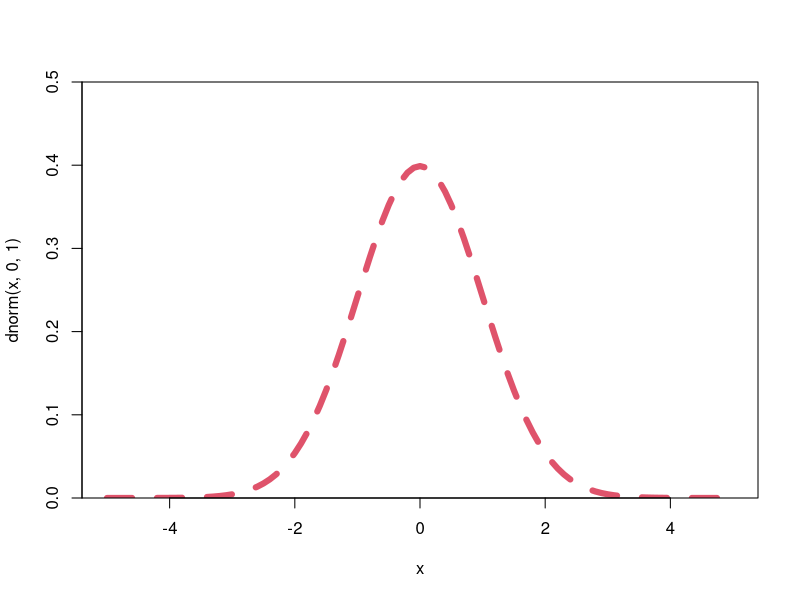
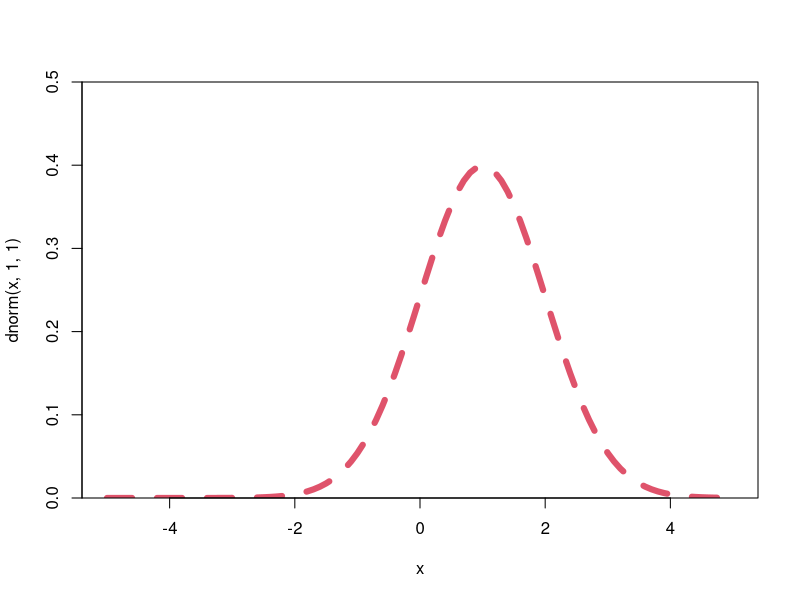
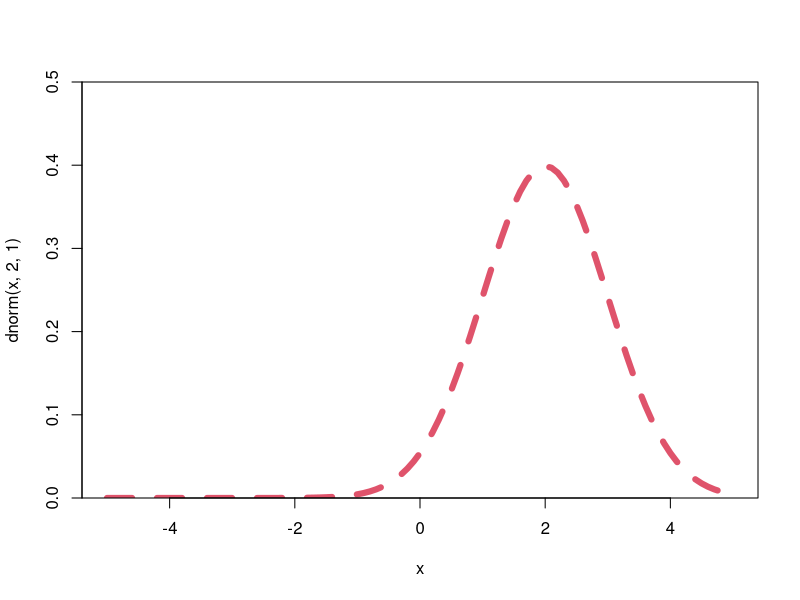
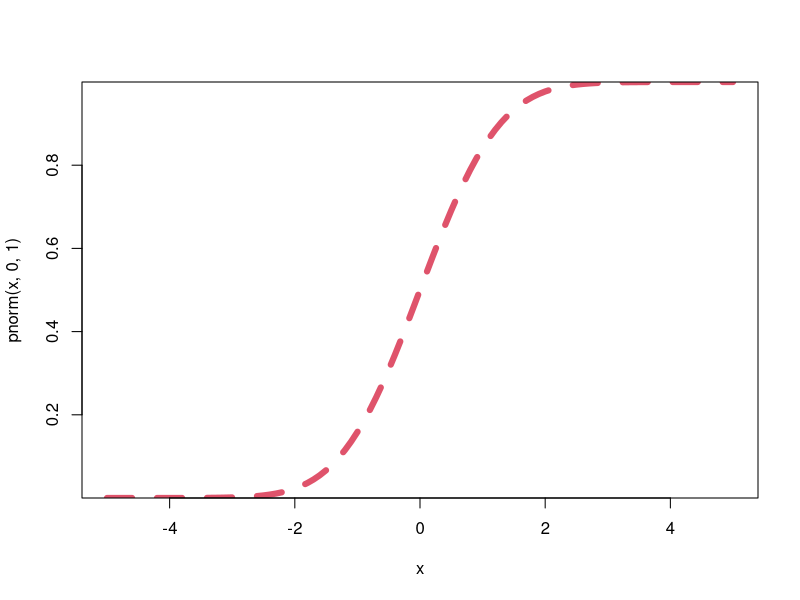
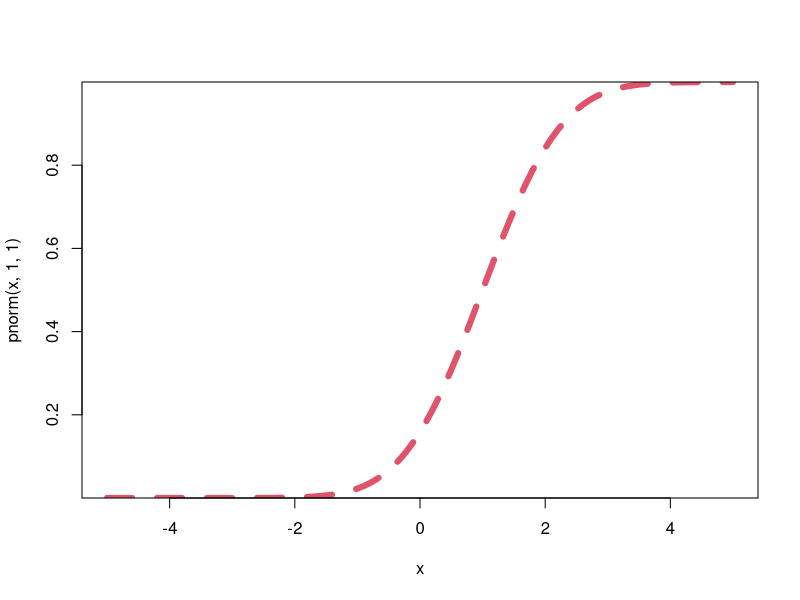
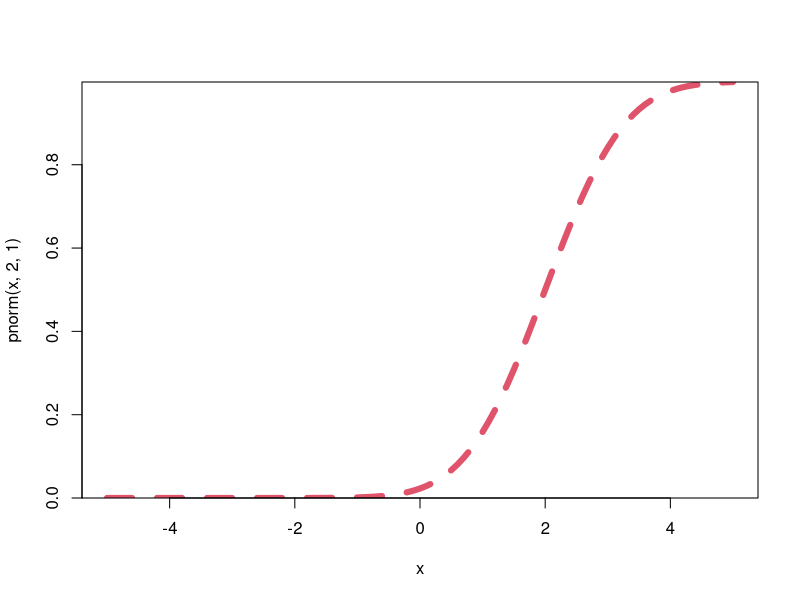
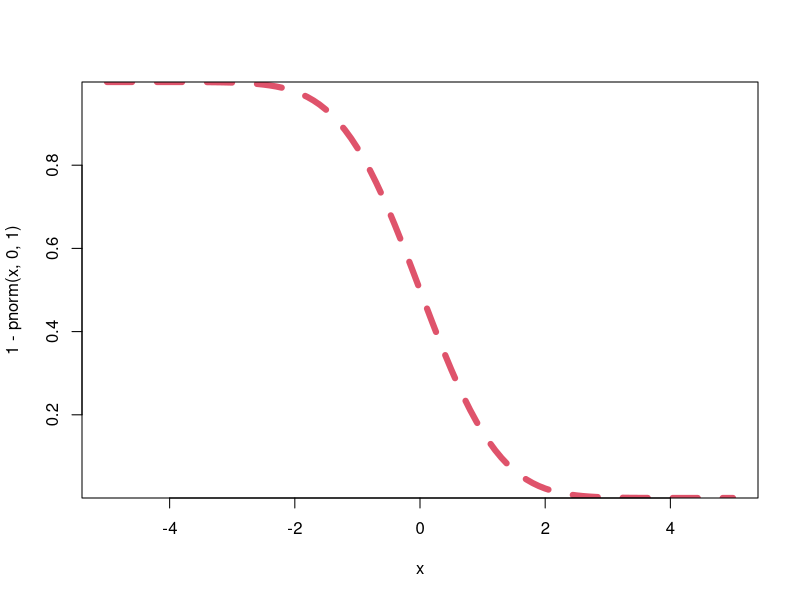
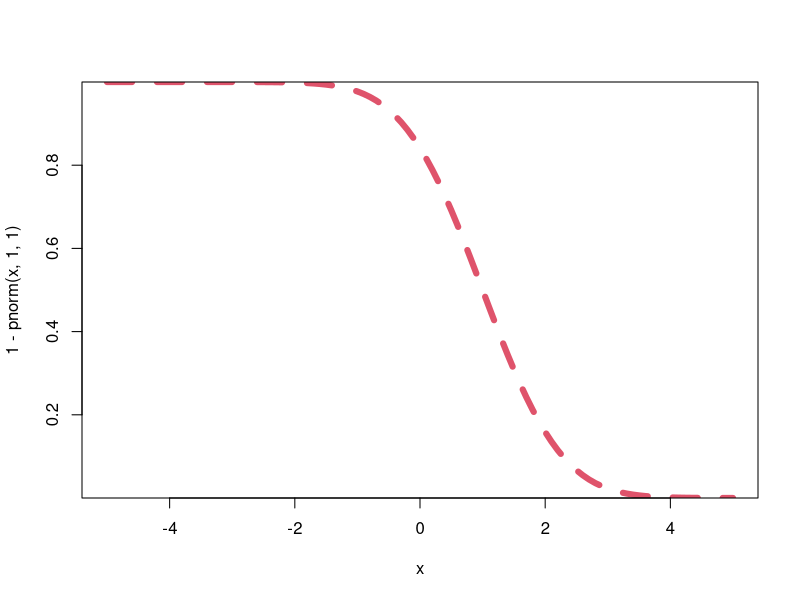

These charts were generated, in order, by the following R code:
###########################################
###       STATYSTYKA MATEMATYCZNA       ###
###           LABORATORIUM 1            ###
###########################################


# Cel: wybrane rozkłady prawdopodobieństwa --------------------------------

# nrom - rozkład normalny
# chisq - rozkład chi-kwadrat
# gamma - rozkład gamma
# exp - rozkład wykładniczy
# f - rozkład F-Snedecora

# d - gęstość f(x) lub rozkład prawdopodobieństwa P(X=x)
# p - dystrybuanta F(x) = P(X<=x)
# q - funkcja kwantylowa F^{1}(p)
# r - generowanie liczb pseudolosowych


# Zadanie 1 ---------------------------------------------------------------

# a) N(0, 1), N(1, 1), N(2, 1)

# gęstość

?curve
# curve can plot also an expression in the variable x

curve(dnorm(x, 0, 1), xlim = c(-5, 5), ylim = c(0, 0.5), col = 2, lwd = 6, lty = 2, yaxs = 'i')
curve(dnorm(x, 1, 1), xlim = c(-5, 5), ylim = c(0, 0.5), col = 2, lwd = 6, lty = 2, yaxs = 'i')
curve(dnorm(x, 2, 1), xlim = c(-5, 5), ylim = c(0, 0.5), col = 2, lwd = 6, lty = 2, yaxs = 'i')

# dystrybuanta

curve(pnorm(x, 0, 1), xlim = c(-5, 5), col = 2, lwd = 6, lty = 2, yaxs = 'i')
curve(pnorm(x, 1, 1), xlim = c(-5, 5), col = 2, lwd = 6, lty = 2, yaxs = 'i')
curve(pnorm(x, 2, 1), xlim = c(-5, 5), col = 2, lwd = 6, lty = 2, yaxs = 'i')

# funkcja przeżycia 

curve(1 - pnorm(x, 0, 1), xlim = c(-5, 5), col = 2, lwd = 6, lty = 2, yaxs = 'i')
curve(1 - pnorm(x, 1, 1), xlim = c(-5, 5), col = 2, lwd = 6, lty = 2, yaxs = 'i')
curve(1 - pnorm(x, 2, 1), xlim = c(-5, 5), col = 2, lwd = 6, lty = 2, yaxs = 'i')

# b) N(0, 1), N(0, 0.5), N(0, 2)

# gęstość

curve(dnorm(x, 0, 1), xlim = c(-5, 5), ylim = c(0, 1), col = 2, lwd = 6, lty = 2, yaxs = 'i')
curve(dnorm(x, 0, 0.5), xlim = c(-5, 5), ylim = c(0, 1), col = 2, lwd = 6, lty = 2, yaxs = 'i')
curve(dnorm(x, 0, 2), xlim = c(-5, 5), ylim = c(0, 1), col = 2, lwd = 6, lty = 2, yaxs = 'i')

# dystrybuanta

curve(pnorm(x, 0, 1), xlim = c(-5, 5), col = 2, lwd = 6, lty = 2, yaxs = 'i')
curve(pnorm(x, 0, 0.5), xlim = c(-5, 5), col = 2, lwd = 6, lty = 2, yaxs = 'i')
curve(pnorm(x, 0, 2), xlim = c(-5, 5), col = 2, lwd = 6, lty = 2, yaxs = 'i')

# funkcja przeżycia

curve(1 - pnorm(x, 0, 1), xlim = c(-5, 5), col = 2, lwd = 6, lty = 2, yaxs = 'i')
curve(1 - pnorm(x, 0, 0.5), xlim = c(-5, 5), col = 2, lwd = 6, lty = 2, yaxs = 'i')
curve(1 - pnorm(x, 0, 2), xlim = c(-5, 5), col = 2, lwd = 6, lty = 2, yaxs = 'i')

# Zadanie 2 ---------------------------------------------------------------

# Sprawdzenie reguły 3-sigm
cat("1 sigma: ", pnorm(1) - pnorm(-1), "\n")
cat("2 sigma: ", pnorm(2) - pnorm(-2), "\n")
cat("3 sigma: ", pnorm(3) - pnorm(-3), "\n")

# Graficzna ilustracja reguły 3-sigm
curve(dnorm(x, 0, 1), xlim = c(-4, 4), ylim = c(0,0.5), col = 2, lwd = 6, lty = 2, ylab = "Density", xlab = "x", main = "3-Sigma Rule", yaxs = 'i')
abline(v = c(-1, 1), col = "orange", lwd = 4, lty = 2)
abline(v = c(-2, 2), col = "purple", lwd = 4, lty = 2)
abline(v = c(-3, 3), col = "blue", lwd = 4, lty = 2)

# Zadanie 3 ---------------------------------------------------------------

mean_height = 173
mean_sd = 6
# a)
prob = pnorm(179, mean_height, mean_sd)
prob
# 0.8413447

# b)
prob2 = pnorm(180, mean_height, mean_sd) - pnorm(167, mean_height, mean_sd)
prob2
# 0.7196722

# c)
prob3 = 1 - pnorm(181, mean_height, mean_sd)
prob3

# 0.09121122

# d)
height = qnorm(0.6, mean_height, mean_sd)
height

# 174.5201

# Zadanie 4 ---------------------------------------------------------------

# a)

qnorm(0.95)

# b)

qnorm(0.975)
 
# c)
?qt
qt(0.95, df = 10)

# d)

qt(0,99, df = 20)
 
# e)
?qchisq

qchisq(0.9, df = 4)

# f)

qchisq(0.95, df = 10)
 
# g)
?qf
qf(0.95, df1 = 2, df2 = 10)

# h)
 
qf(0.99, 3, 18)

# Zadanie 5 ---------------------------------------------------------------

?dgamma

# a)

# b)


# Zadanie 6 ---------------------------------------------------------------

?dchisq

# a)

# b)


# Zadanie 7 ---------------------------------------------------------------



# Zadanie 8 ---------------------------------------------------------------


# a)

# b)

# c)


# Zadanie 9 ---------------------------------------------------------------




# Zadanie 10 --------------------------------------------------------------




# Zadanie 11 --------------------------------------------------------------




# Zadanie 12 --------------------------------------------------------------




# Zadanie 13 --------------------------------------------------------------

# a)

# b)


# Zadanie 14 --------------------------------------------------------------

# a)

# b)

# c)

# d)


# Zadanie 15 --------------------------------------------------------------

# a)

# b)

